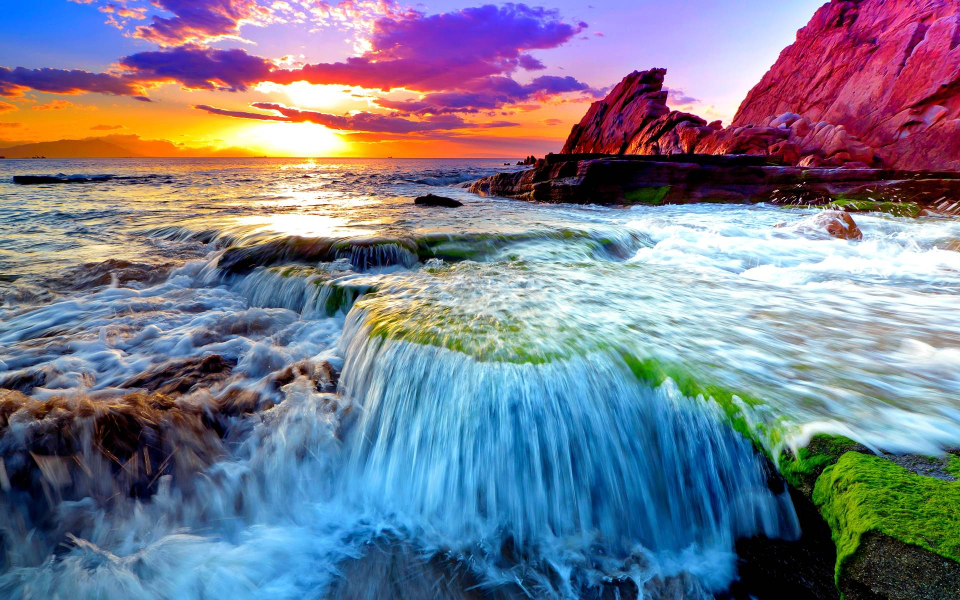
#> input picture Day07/test.jpg, 1920 x 1200 px, found by its file name (shown at 1/2 size)
$ python opencv_test02.py
#> lines starting #> are read from the running program, lines starting #| are printed output that depends on the picture
import cv2

# 01. 일반이미지
# 02. 그레이이미지 (grayscale)
# img = cv2.imread('./Day07/test.jpg', cv2.IMREAD_GRAYSCALE)

# 04. 원본을 그대로 두고 흑백을 추가
img = cv2.imread('./Day07/test.jpg')
#> img is the input picture: shape (1200, 1920, 3); mean B, G, R 143.1, 124.6, 121.6
gray = cv2.cvtColor(img, cv2.COLOR_BGR2GRAY)
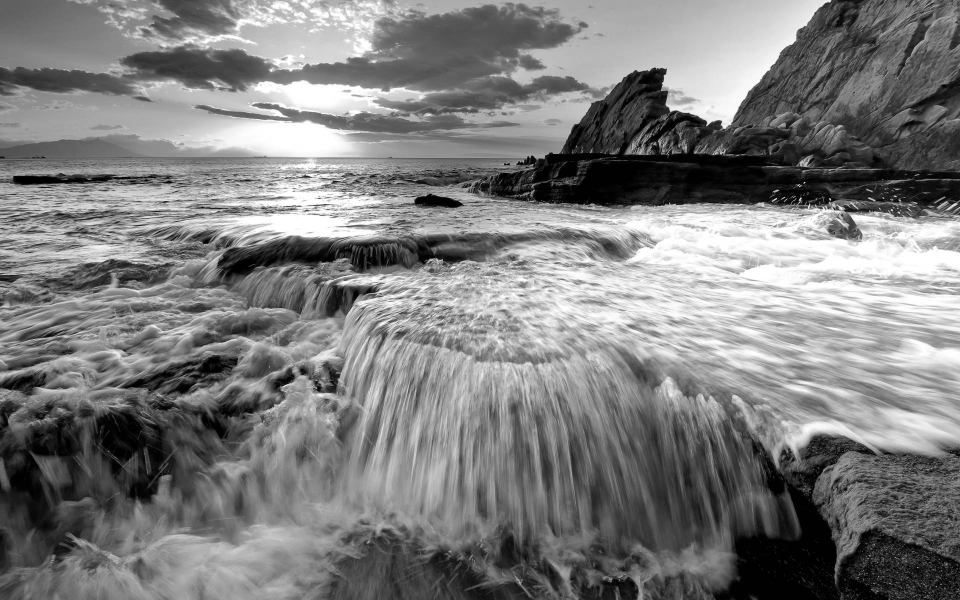
#> gray: shape (1200, 1920) (shown at 1/2 size); min 0, max 255, mean 125.9


# 03. 이미지 사이즈 축소
# img_small = cv2.resize(img, (200, 120))

# 05. 이미지 자르기
height, width, channel = img.shape
#> height = 1200; width = 1920; channel = 3
print(height, width, channel)
#| 1200 1920 3

img_crop = img[:, :int(width/2)]
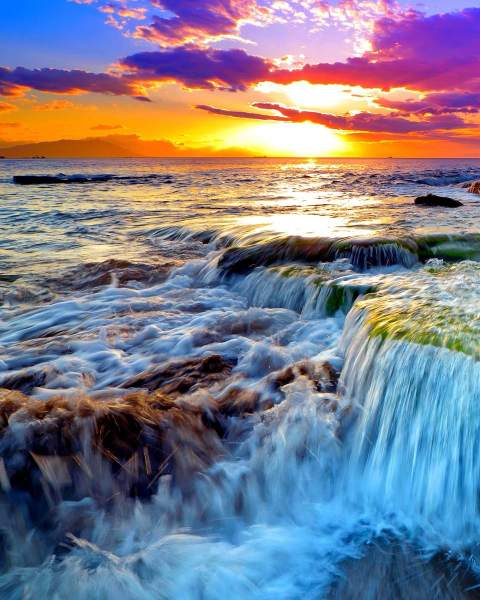
#> img_crop: shape (1200, 960, 3) (shown at 1/2 size); mean B, G, R 141.2, 125.8, 125.9
gray_crop = gray[:, :int(width/2)]
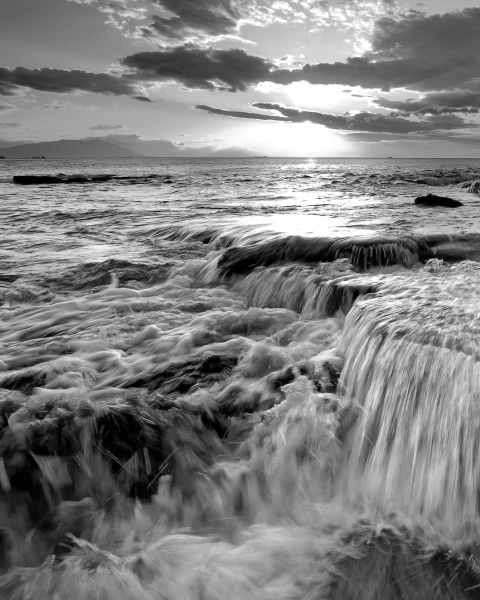
#> gray_crop: shape (1200, 960) (shown at 1/2 size); min 0, max 255, mean 127.6

cv2.imshow('Original', img_crop)
cv2.imshow('Gray', gray_crop)

cv2.waitKey(0)
cv2.destroyAllWindows()
